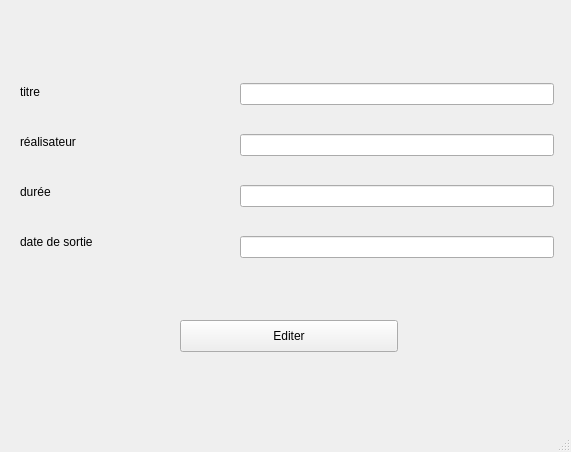
<?xml version="1.0" encoding="UTF-8"?>
<ui version="4.0">
 <class>EditWindow</class>
 <widget class="QMainWindow" name="EditWindow">
  <property name="geometry">
   <rect>
    <x>0</x>
    <y>0</y>
    <width>571</width>
    <height>452</height>
   </rect>
  </property>
  <property name="windowTitle">
   <string>MainWindow</string>
  </property>
  <widget class="QWidget" name="centralwidget">
   <widget class="QPushButton" name="pushButton">
    <property name="geometry">
     <rect>
      <x>180</x>
      <y>320</y>
      <width>218</width>
      <height>32</height>
     </rect>
    </property>
    <property name="text">
     <string>Editer</string>
    </property>
   </widget>
   <widget class="QWidget" name="">
    <property name="geometry">
     <rect>
      <x>20</x>
      <y>70</y>
      <width>206</width>
      <height>194</height>
     </rect>
    </property>
    <layout class="QVBoxLayout" name="verticalLayout_2">
     <item>
      <widget class="QLabel" name="titre">
       <property name="text">
        <string>titre</string>
       </property>
      </widget>
     </item>
     <item>
      <widget class="QLabel" name="realisateur">
       <property name="text">
        <string>réalisateur</string>
       </property>
      </widget>
     </item>
     <item>
      <widget class="QLabel" name="duree">
       <property name="text">
        <string>durée</string>
       </property>
      </widget>
     </item>
     <item>
      <widget class="QLabel" name="datedesortie">
       <property name="text">
        <string>date de sortie</string>
       </property>
      </widget>
     </item>
    </layout>
   </widget>
   <widget class="QWidget" name="">
    <property name="geometry">
     <rect>
      <x>240</x>
      <y>60</y>
      <width>314</width>
      <height>221</height>
     </rect>
    </property>
    <layout class="QVBoxLayout" name="verticalLayout">
     <item>
      <widget class="QLineEdit" name="titreinput"/>
     </item>
     <item>
      <widget class="QLineEdit" name="realisateurinput"/>
     </item>
     <item>
      <widget class="QLineEdit" name="dureeinput"/>
     </item>
     <item>
      <widget class="QLineEdit" name="datedesortieinput"/>
     </item>
    </layout>
   </widget>
  </widget>
  <widget class="QMenuBar" name="menubar">
   <property name="geometry">
    <rect>
     <x>0</x>
     <y>0</y>
     <width>571</width>
     <height>22</height>
    </rect>
   </property>
  </widget>
  <widget class="QStatusBar" name="statusbar"/>
 </widget>
 <resources/>
 <connections/>
</ui>
